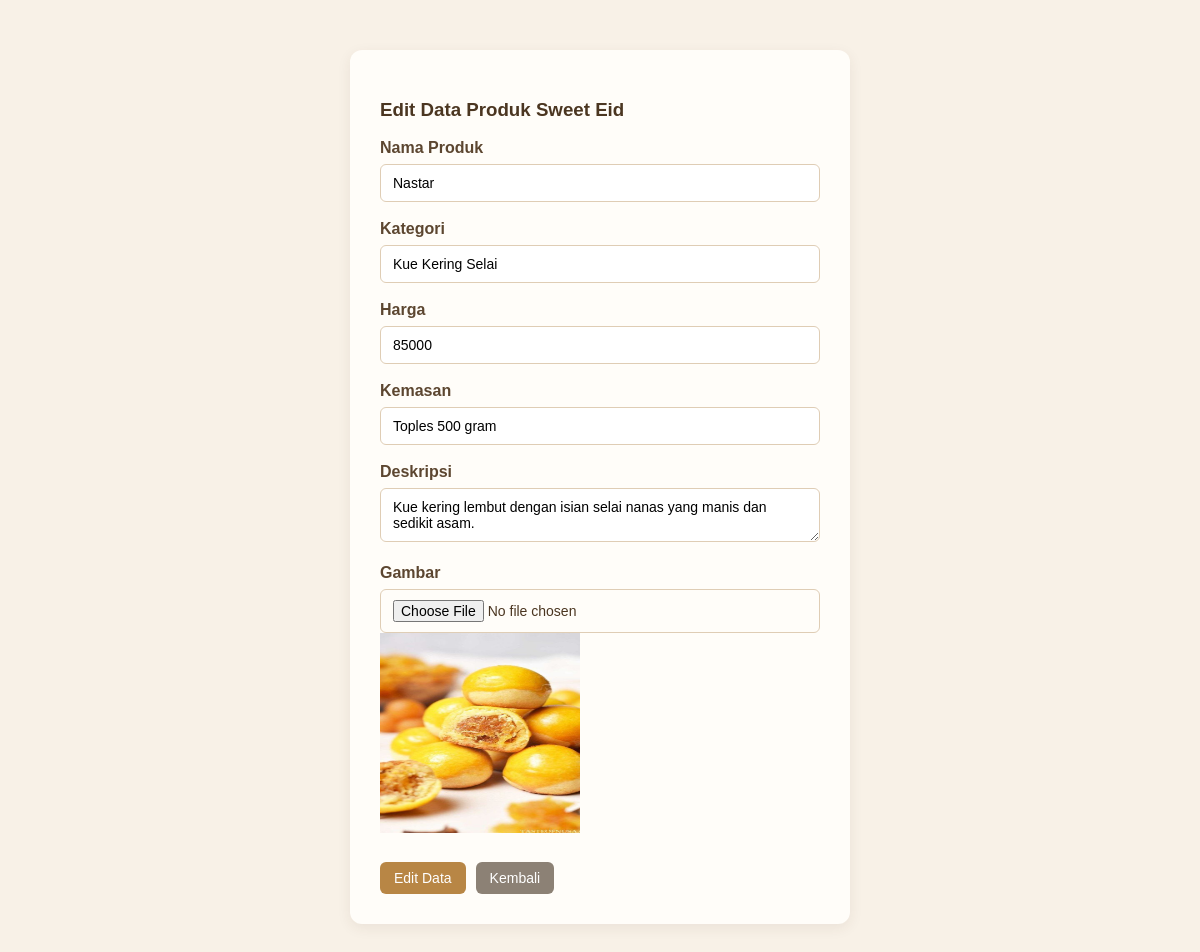
The page /edit_data.php?id=1 on the database its author committed.
### tables this page shows
CREATE TABLE `produk` (
  `id` int(11) NOT NULL,
  `nama` varchar(100) NOT NULL,
  `kategori` varchar(50) NOT NULL,
  `harga` int(11) NOT NULL,
  `kemasan` varchar(50) NOT NULL,
  `deskripsi` text DEFAULT NULL,
  `gambar` varchar(255) NOT NULL
);

### function.php (called while the page is built, shortened)
<?php
$conn = mysqli_connect("localhost", "root", "", "sweet eid");
function query_db($query) {
    global $conn;
    $result = mysqli_query($conn, $query);
    $rows = [];
    while( $row = mysqli_fetch_assoc($result) ) {
        $rows[] = $row;
    }
    return $rows;
}
?>

### edit_data.php (the view, shortened to what this page needs)
<?php
    require 'function.php';
    $id = $_GET['id'];
    $produk = query_db("SELECT * FROM produk WHERE id = $id")[0];
?>
<!DOCTYPE html>
<html lang="en">
<head>
    <link rel="stylesheet" href="style.css">
</head>
<body class="page-form">
<div class="container">
    <div class="form-card">
        <h3>Edit Data Produk Sweet Eid</h3>
        <form action="" method="post" enctype="multipart/form-data">
            <div class="form-group">
                <label for="nama">Nama Produk</label>
                <input type="text" name="nama" value="<?php echo $produk["nama"];?>">
            </div>
            <div class="form-group">
                <label for="kategori">Kategori</label>
                <input type="text" name="kategori" value="<?php echo $produk["kategori"];?>">
            </div>
            <div class="form-group">
                <label for="harga">Harga</label>
                <input type="number" name="harga" value="<?php echo $produk["harga"];?>">
            </div>
            <div class="form-group">
                <label for="kemasan">Kemasan</label>
                <input type="text" name="kemasan" value="<?php echo $produk["kemasan"];?>">
            </div>
            <div class="form-group">
                <label for="deskripsi">Deskripsi</label>
                <textarea name="deskripsi"><?php echo $produk["deskripsi"];?></textarea>
            </div>
            <div class="form-group">
                <label for="gambar">Gambar</label>
                <input type="file" name="gambar">
                <br>
                <img src="img/<?php echo $produk["gambar"]; ?>" alt="" width="200" height="200">
            </div>
            <div class="button-group">
                <button type="submit" name="submit" class="btn btn-tambah"> Edit Data </button>
                <a href="index.php" class="btn btn-kembali"> Kembali </a>
            </div>
        </form>
    </div>
</div>
</body>
</html>

### style.css (style rules this page uses)
* { box-sizing: border-box; }
body { font-family: Arial, sans-serif; background-color: #f8f1e7; margin: 0; padding: 30px; color: #4b3621; }
.btn { display: inline-block; padding: 8px 14px; border: none; border-radius: 6px; text-decoration: none; font-family: Arial, sans-serif; font-size: 14px; color: white; cursor: pointer; text-align: center; }
.page-form .container { width: 100%; max-width: 500px; margin: 20px auto; }
.form-card { background-color: #fffdf9; padding: 30px; border-radius: 12px; box-shadow: 0 4px 14px rgba(75, 54, 33, 0.08); }
.form-group { margin-bottom: 18px; }
.form-group label { display: block; margin-bottom: 7px; font-weight: bold; color: #5c4630; }
.form-group input { width: 100%; padding: 10px 12px; border: 1px solid #dfcdb5; border-radius: 6px; font-size: 14px; outline: none; }
.form-group textarea { width: 100%; padding: 10px 12px; border: 1px solid #dfcdb5; border-radius: 6px; font-size: 14px; font-family: Arial, sans-serif; outline: none; resize: vertical; }
.button-group { display: flex; gap: 10px; margin-top: 25px; }
.page-form .btn-tambah { background-color: #b88645; }
.btn-kembali { background-color: #8c8175; }

### rows shown on the page
produk: nama "Nastar", kategori "Kue Kering Selai", harga "85000", kemasan "Toples 500 gram", deskripsi "Kue kering lembut dengan isian selai nanas yang manis dan sedikit asam.", gambar (picture)
